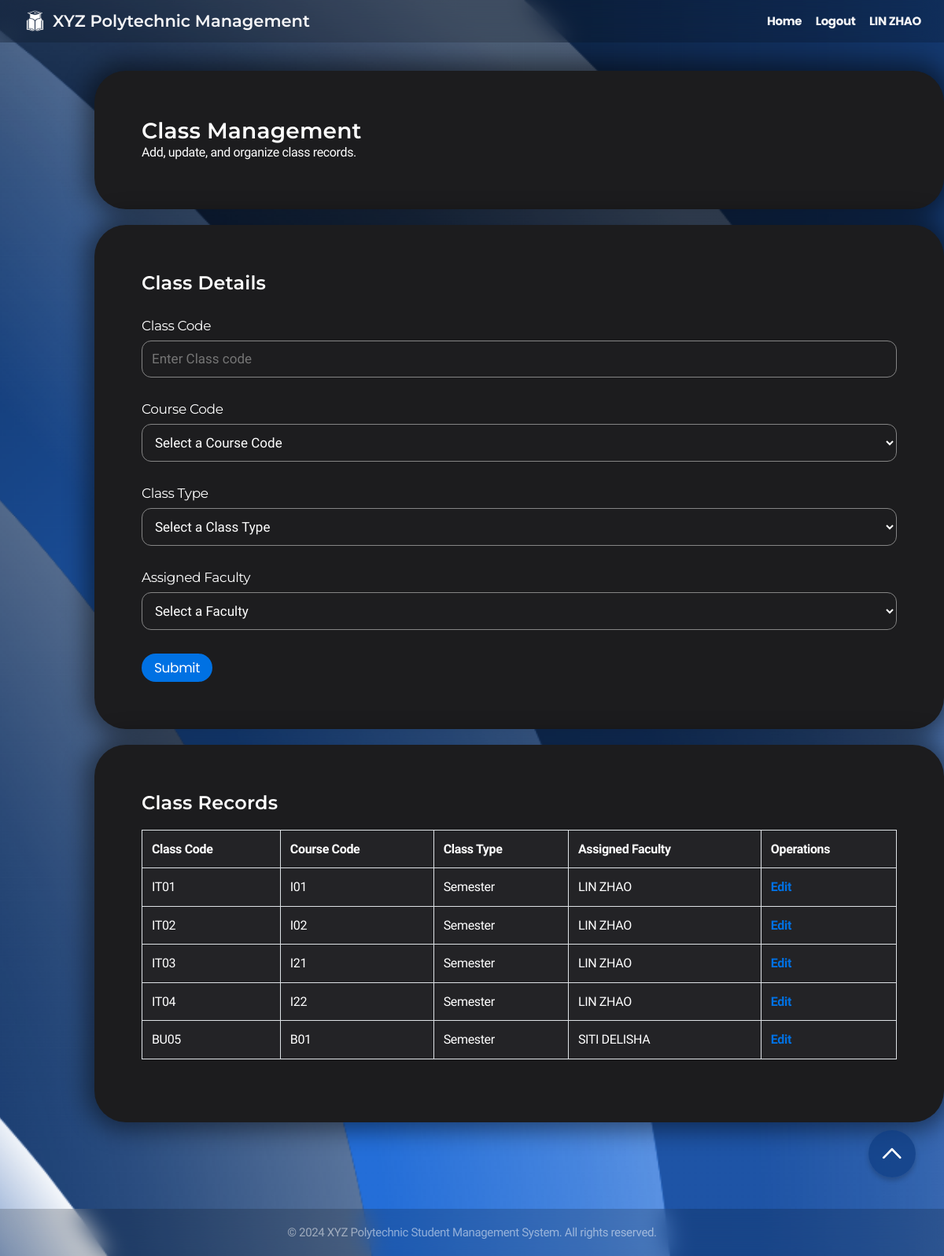
The page /CRUD2/faculty_class_create_form.php (signed in) on the database as committed earlier.
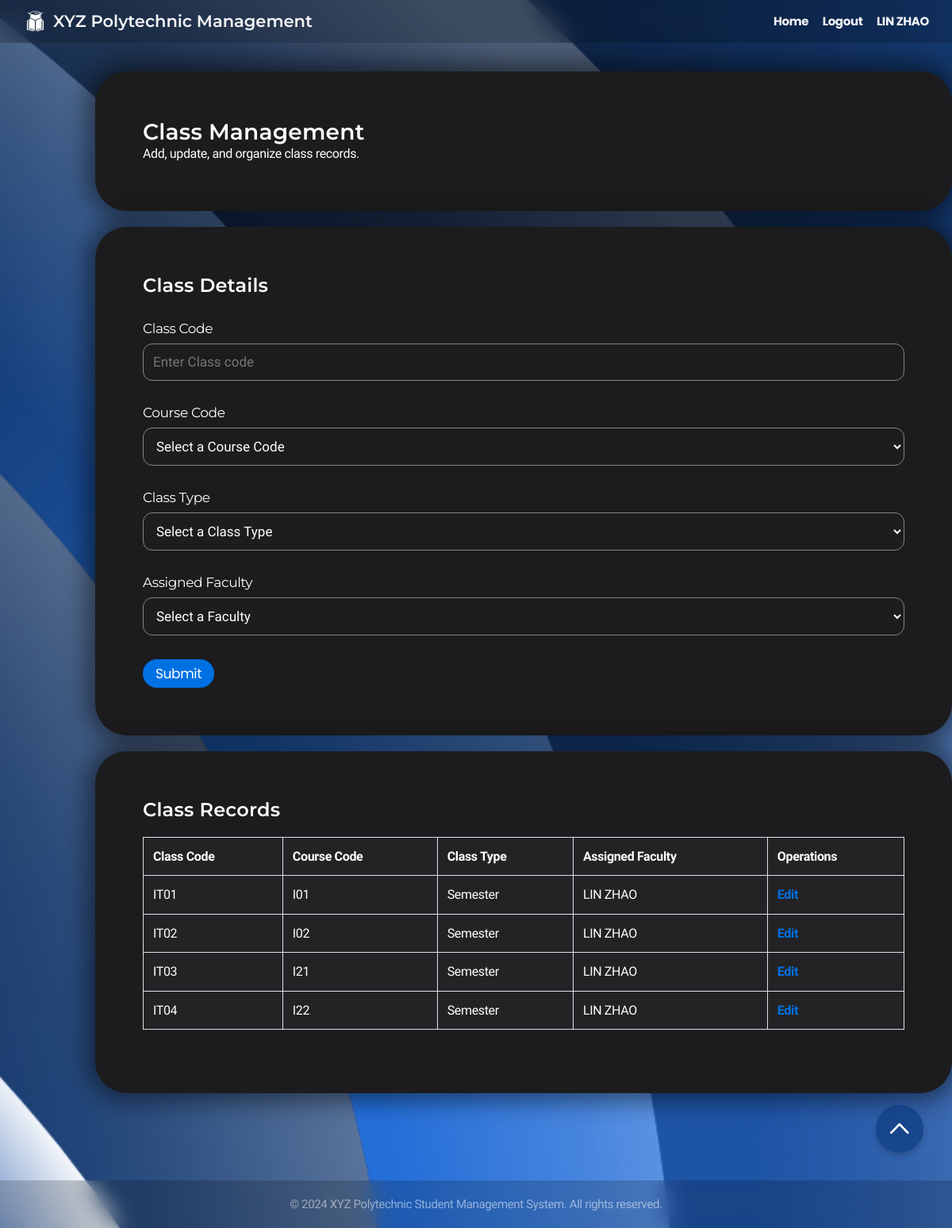
The same page on the database as committed later.
### tables this page shows
CREATE TABLE `class` (
  `class_code` varchar(4) NOT NULL,
  `course_code` varchar(3) NOT NULL,
  `class_type` enum('Semester','Term') NOT NULL,
  `faculty_identification_code` varchar(4) NOT NULL
);

### CRUD2/faculty_class_create_form.php (the view, shortened to what the changed rows need)
<?php
$con = mysqli_connect("localhost", "root", "", "xyz polytechnic");
$faculty_id = $_SESSION['session_identification_code'];
$school_query = "SELECT school_code FROM faculty WHERE faculty_identification_code = ?";
$school_stmt = $con->prepare($school_query);
$school_stmt->bind_param('s', $faculty_id);
$school_stmt->execute();
$school_result = $school_stmt->get_result();
$school_row = $school_result->fetch_assoc();
$school_code = $school_row['school_code'];
?>
<!DOCTYPE html>
<html lang="en">
<head>
    <link rel="stylesheet" href="../styles.css">
</head>
<body>
    <div class="navbar">
        <div class="navbar-brand">
            <h1>XYZ Polytechnic Management</h1>
        </div>
    </div>
    <div class="container">
        <div class="card">
            <h2>Class Management</h2>
        </div>
        <div class="card">
            <?php
            $faculty_map_query = "SELECT u.identification_code, u.full_name
                                 FROM user u
                                 JOIN faculty f ON u.identification_code = f.faculty_identification_code
                                 WHERE f.school_code = ?";
            $faculty_map_stmt = $con->prepare($faculty_map_query);
            $faculty_map_stmt->bind_param('s', $school_code);
            $faculty_map_stmt->execute();
            $faculty_map_result = $faculty_map_stmt->get_result();
            $faculty_map = [];
            while ($row = $faculty_map_result->fetch_assoc()) {
                $faculty_map[$row['identification_code']] = $row['full_name'];
            }
            $class_query = "SELECT cl.*
                           FROM class cl
                           JOIN faculty f ON cl.faculty_identification_code = f.faculty_identification_code
                           WHERE f.school_code = ?";
            $class_stmt = $con->prepare($class_query);
            $class_stmt->bind_param('s', $school_code);
            $class_stmt->execute();
            $class_result = $class_stmt->get_result();
            echo '<table border="1" bgcolor="white" align="center">';
            echo '<tr><th>Class Code</th><th>Course Code</th><th>Class Type</th><th>Assigned Faculty</th><th colspan="2">Operations</th></tr>';
            while ($class_row = $class_result->fetch_assoc()) {
                $faculty_name = $faculty_map[$class_row['faculty_identification_code']] ?? "Unknown Faculty";
                echo '<tr>';
                echo '<td>' . htmlspecialchars($class_row['class_code']) . '</td>';
                echo '<td>' . htmlspecialchars($class_row['course_code']) . '</td>';
                echo '<td>' . htmlspecialchars($class_row['class_type']) . '</td>';
                echo '<td>' . htmlspecialchars($faculty_name) . '</td>';
                echo '<td> <a href="faculty_class_update_form.php?class_code=' . htmlspecialchars($class_row['class_code']) . '">Edit</a> </td>';
                echo '</tr>';
            }
            echo '</table>';
            ?>
        </div>
    </div>
</body>
</html>

Rows that differ between the two databases and show on the page:
removed class: class_code "BU05", course_code "B01", class_type "Semester", faculty_identification_code "SITI DELISHA"
